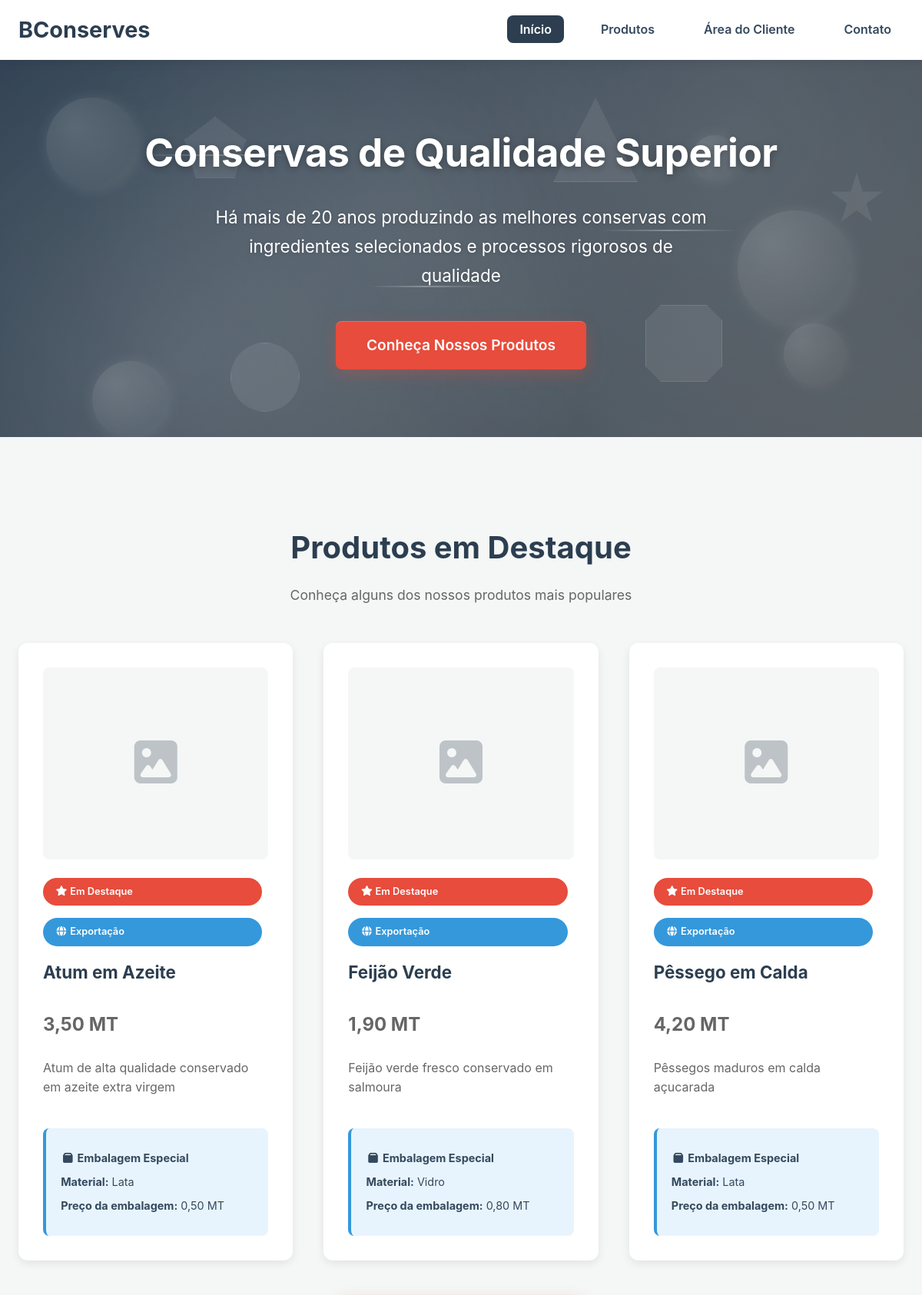
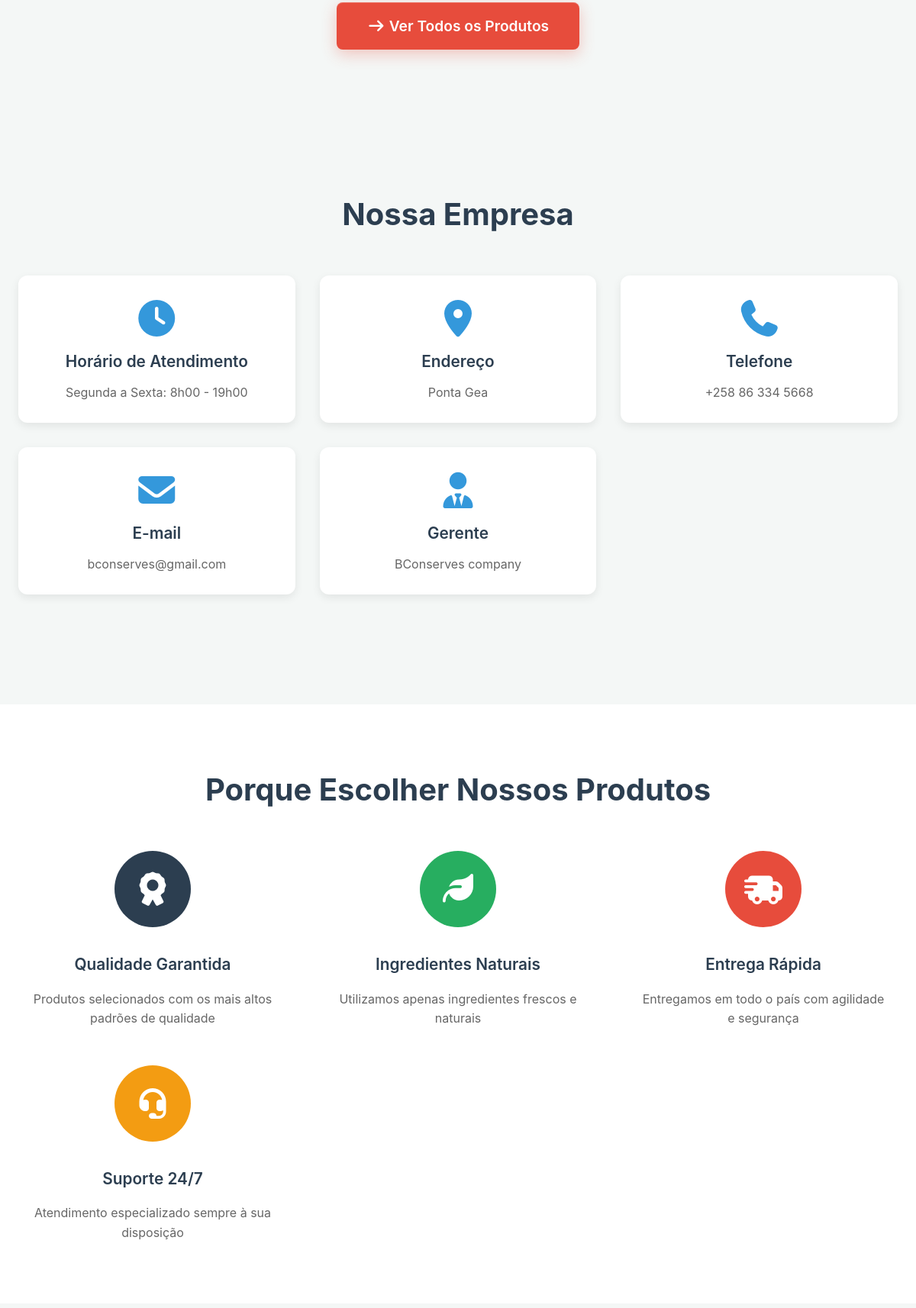
The page /site/index.php (upper part) on the database its author committed (2 pictures, top to bottom).
### tables this page shows
CREATE TABLE produtos (
    id INT AUTO_INCREMENT PRIMARY KEY,
    nome VARCHAR(255) NOT NULL,
    preco DECIMAL(10,2) NOT NULL,
    exportacao BOOLEAN DEFAULT FALSE,
    material_embalagem VARCHAR(255),
    preco_embalagem DECIMAL(10,2) DEFAULT 0,
    descricao TEXT,
    imagem VARCHAR(255)
);

### includes/functions.php (called while the page is built, shortened)
<?php
function getProdutos() {
    $database = new Database();
    $db = $database->getConnection();
    $query = "SELECT * FROM produtos ORDER BY nome";
    $stmt = $db->prepare($query);
    $stmt->execute();
    return $stmt->fetchAll(PDO::FETCH_ASSOC);
}
?>

### site/index.php (the view, shortened to what this page needs)
<?php
require_once '../includes/functions.php';
$produtos_destaque = array_slice(getProdutos(), 0, 3);
?>
<!DOCTYPE html>
<html lang="pt">
<head>
    <link rel="stylesheet" href="../assets/fontawesome/css/all.min.css">
</head>
<body>
    <header>
        <div class="container">
            <h1><?php echo EMPRESA_NOME; ?></h1>
            <nav>
                <ul>
                    <li><a href="index.php" class="active">Início</a></li>
                    <li><a href="produtos.php">Produtos</a></li>
                    <li><a href="cliente_login.php">Área do Cliente</a></li>
                    <li><a href="contato.php">Contato</a></li>
                </ul>
            </nav>
        </div>
    </header>
    <main>
        <section id="hero" class="hero">
            <div class="hero-particles">
                <div class="particle"></div>
                <div class="particle"></div>
                <div class="particle"></div>
                <div class="particle"></div>
                <div class="particle"></div>
                <div class="shape"></div>
                <div class="shape"></div>
                <div class="shape"></div>
                <div class="shape"></div>
                <div class="shape"></div>
                <div class="connector"></div>
                <div class="connector"></div>
                <div class="connector"></div>
            </div>
            <div class="hero-interaction" id="heroInteraction"></div>
            <div class="container">
                <h2>Conservas de Qualidade Superior</h2>
                <p>Há mais de 20 anos produzindo as melhores conservas com ingredientes selecionados e processos rigorosos de qualidade</p>
                <a href="produtos.php" class="btn-hero">Conheça Nossos Produtos</a>
            </div>
        </section>
        <section class="produtos-destaque">
            <div class="container">
                <h2 class="section-title">Produtos em Destaque</h2>
                <p class="section-subtitle">
                    Conheça alguns dos nossos produtos mais populares
                </p>
                <div class="produtos-destaque-grid">
                    <?php foreach($produtos_destaque as $produto): ?>
                        <div class="produto-card">
                            <div class="produto-destaque-imagem">
                                <?php if(!empty($produto['imagem']) && file_exists('../uploads/' . $produto['imagem'])): ?>
                                    <img src="../uploads/<?php echo $produto['imagem']; ?>"
                                         alt="<?php echo $produto['nome']; ?>"
                                         loading="lazy">
                                <?php else: ?>
                                    <div class="sem-imagem-destaque">
                                        <i class="fas fa-image"></i>
                                    </div>
                                <?php endif; ?>
                            </div>
                            <span class="badge badge-destaque">
                                <i class="fas fa-star"></i> Em Destaque
                            </span>
                            <?php if($produto['exportacao']): ?>
                                <span class="badge badge-exportacao">
                                    <i class="fas fa-globe"></i> Exportação
                                </span>
                            <?php endif; ?>
                            <h3><?php echo $produto['nome']; ?></h3>
                            <p class="preco"><?php echo number_format($produto['preco'], 2, ',', '.'); ?> MT</p>
                            <p><?php echo $produto['descricao']; ?></p>
                            <?php if($produto['exportacao']): ?>
                                <div class="exportacao-info">
                                    <p><strong><i class="fas fa-box"></i> Embalagem Especial</strong></p>
                                    <p><strong>Material:</strong> <?php echo $produto['material_embalagem']; ?></p>
                                    <?php if($produto['preco_embalagem'] > 0): ?>
                                        <p><strong>Preço da embalagem:</strong> <?php echo number_format($produto['preco_embalagem'], 2, ',', '.'); ?> MT</p>
                                    <?php endif; ?>
                                </div>
                            <?php endif; ?>
                        </div>
                    <?php endforeach; ?>
                </div>
                <div class="center">
                    <a href="produtos.php" class="btn-hero">
                        <i class="fas fa-arrow-right"></i> Ver Todos os Produtos
                    </a>
                </div>
            </div>
        </section>
        <section class="info">
            <div class="container">
                <h2 class="section-title">Nossa Empresa</h2>
                <div class="info-grid">
                    <div class="info-item">
                        <i style="color: #3498db;" class="fas fa-clock"></i>
                        <h3>Horário de Atendimento</h3>
                        <p><?php echo EMPRESA_HORARIO; ?></p>
                    </div>
                    <div class="info-item">
                        <i style="color: #3498db;" class="fas fa-map-marker-alt"></i>
                        <h3>Endereço</h3>
                        <p><?php echo EMPRESA_ENDERECO; ?></p>
                    </div>
                    <div class="info-item">
                        <i style="color: #3498db;" class="fas fa-phone"></i>
                        <h3>Telefone</h3>
                        <p><?php echo EMPRESA_TELEFONE; ?></p>
                    </div>
                    <div class="info-item">
                        <i style="color: #3498db;" class="fas fa-envelope"></i>
                        <h3>E-mail</h3>
                        <p><?php echo EMPRESA_EMAIL; ?></p>
                    </div>
                    <div class="info-item">
                        <i style="color: #3498db;" class="fas fa-user-tie"></i>
                        <h3>Gerente</h3>
                        <p><?php echo EMPRESA_GERENTE; ?></p>
                    </div>
                </div>
            </div>
        </section>
        <section class="porque-escolher">
            <div class="container">
                <h2 class="section-title">Porque Escolher Nossos Produtos</h2>
                <div class="beneficios-grid">
                    <div class="beneficio-item">
                        <div class="beneficio-icon">
                            <i class="fas fa-award"></i>
                        </div>
                        <h3>Qualidade Garantida</h3>
                        <p>Produtos selecionados com os mais altos padrões de qualidade</p>
                    </div>
                    <div class="beneficio-item">
                        <div class="beneficio-icon" style="background: var(--success-color);">
                            <i class="fas fa-leaf"></i>
                        </div>
                        <h3>Ingredientes Naturais</h3>
                        <p>Utilizamos apenas ingredientes frescos e naturais</p>
                    </div>
                    <div class="beneficio-item">
                        <div class="beneficio-icon" style="background: var(--secondary-color);">
                            <i class="fas fa-shipping-fast"></i>
                        </div>
                        <h3>Entrega Rápida</h3>
                        <p>Entregamos em todo o país com agilidade e segurança</p>
                    </div>
                    <div class="beneficio-item">
                        <div class="beneficio-icon" style="background: var(--warning-color);">
                            <i class="fas fa-headset"></i>
                        </div>
                        <h3>Suporte 24/7</h3>
                        <p>Atendimento especializado sempre à sua disposição</p>
                    </div>
                </div>
            </div>
        </section>
    </main>
</body>
</html>

### rows shown on the page
produtos: exportacao 1 (drawn), nome "Atum em Azeite", preco "3,50", descricao "Atum de alta qualidade conservado em azeite extra virgem", material_embalagem "Lata", preco_embalagem "0,50"
produtos: exportacao 1 (drawn), nome "Feijão Verde", preco "1,90", descricao "Feijão verde fresco conservado em salmoura", material_embalagem "Vidro", preco_embalagem "0,80"
produtos: exportacao 1 (drawn), nome "Pêssego em Calda", preco "4,20", descricao "Pêssegos maduros em calda açucarada", material_embalagem "Lata", preco_embalagem "0,50"

### other values the page prints
EMPRESA_NOME "BConserves"
EMPRESA_HORARIO "Segunda a Sexta: 8h00 - 19h00"
EMPRESA_ENDERECO "Ponta Gea"
EMPRESA_TELEFONE "+258 86 334 5668"
EMPRESA_EMAIL "bconserves@gmail.com"
EMPRESA_GERENTE "BConserves company"
